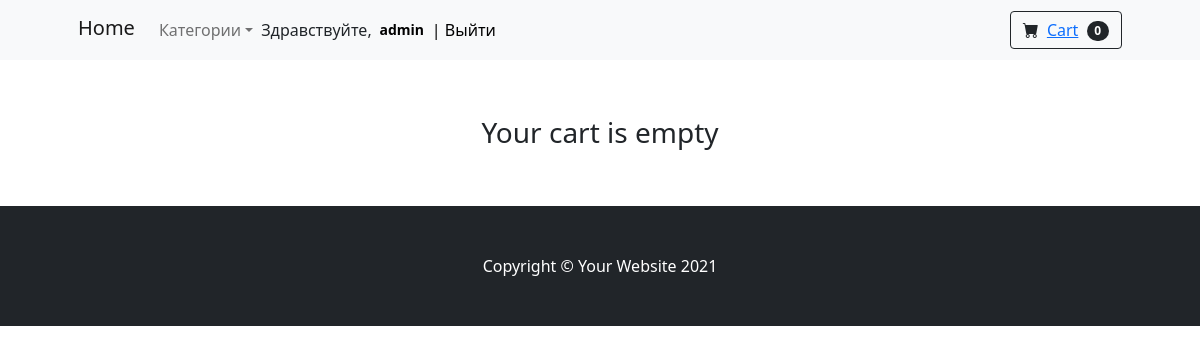
The app's page /cart/ (signed in), older data.
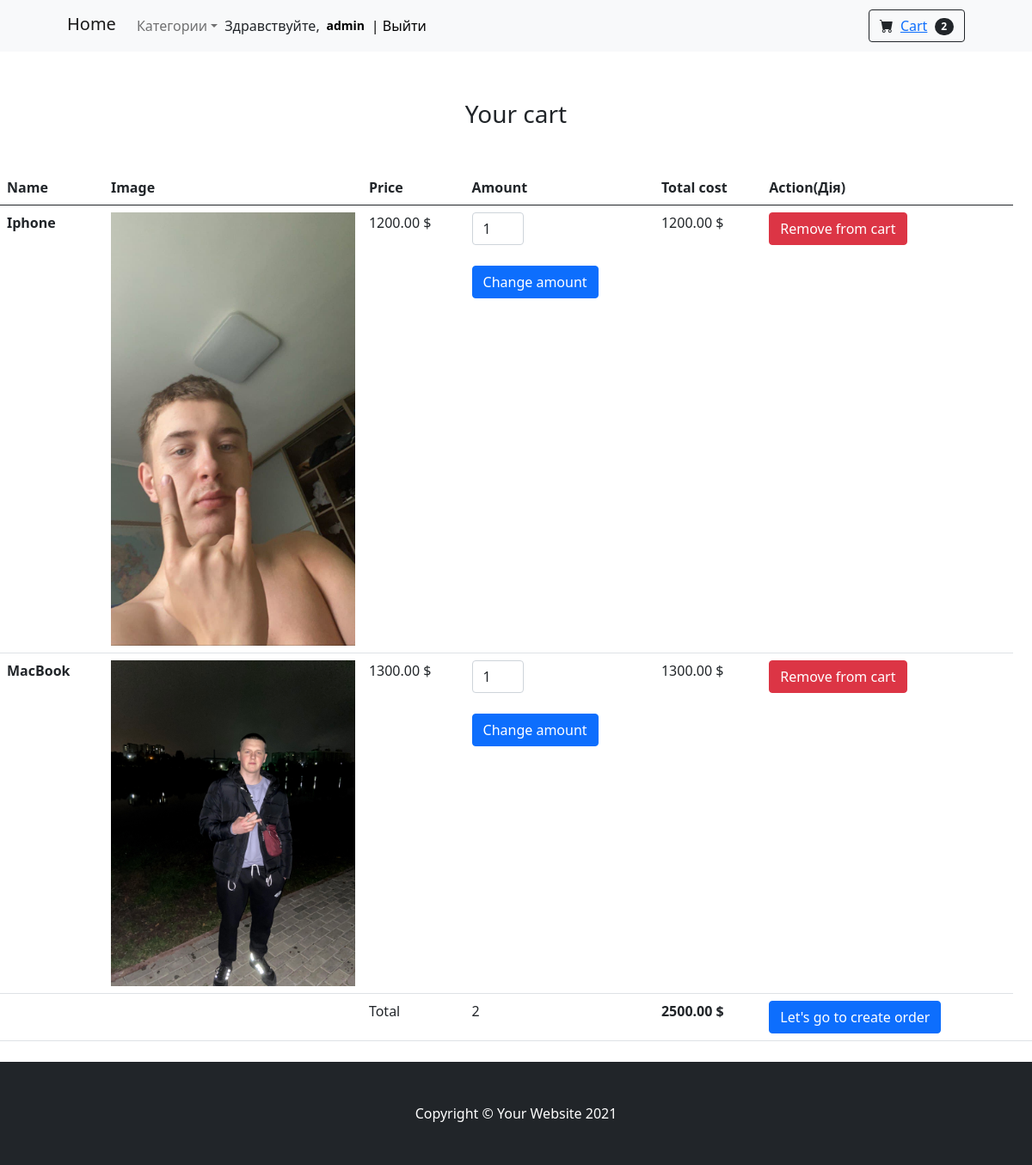
The same page, newer data.
### mainapp/models.py (models this page shows, shortened)
class Cart(models.Model):
    owner = models.ForeignKey("Customer", null=True, verbose_name="Owner", on_delete=models.CASCADE)
    products = models.ManyToManyField(CartProduct, blank=True, related_name="related_cart")
    total_products = models.PositiveIntegerField(default=0)
    final_price = models.DecimalField(max_digits=10, default=0, decimal_places=2, verbose_name="Total price")
    in_order = models.BooleanField(default=False)
    for_anonymous_user = models.BooleanField(default=False)

class CartProduct(models.Model):
    user = models.ForeignKey("Customer", verbose_name="Customer", on_delete=models.CASCADE)
    cart = models.ForeignKey("Cart", verbose_name="Cart", on_delete=models.CASCADE, related_name="related_products")
    product = models.ForeignKey(Product, verbose_name="Product", on_delete=models.CASCADE)
    qty = models.PositiveIntegerField(default=1)
    final_price = models.DecimalField(max_digits=10, decimal_places=2, verbose_name="Total price")

class Product(models.Model):
    MIN_RESOLUTION = (0, 0)
    MAX_RESOLUTION = (8000, 8000)
    category = models.ForeignKey(Category, verbose_name="Category", on_delete=models.CASCADE)
    title = models.CharField(max_length=256, verbose_name="Name of product")
    slug = models.SlugField(max_length=256)
    image = models.ImageField(upload_to="products/%Y/%m/%d", blank=True, verbose_name="Image")
    description = models.TextField(blank=True, verbose_name="Description")
    price = models.DecimalField(max_digits=10, decimal_places=2, verbose_name="Price")
    features = models.ManyToManyField("specs.ProductFeatures", blank=True, related_name='features_for_product')
    available = models.BooleanField(default=True)
    created = models.DateTimeField(auto_now_add=True)
    updated = models.DateTimeField(auto_now=True)

### mainapp/views.py (the view)
# urls.py: path("cart/", CartView.as_view(), name="cart"),
class CartView(CartMixin, View):
    def get(self, request, *args, **kwargs):
        categories = Category.objects.all()
        context = {
            "cart": self.cart,
            "categories": categories
        }
        return render(request, "cart.html", context)

### mainapp/mixins.py (called while the page is built)
    def dispatch(self, request, *args, **kwargs):
        if request.user.is_authenticated:
            customer = Customer.objects.filter(user=request.user).first()
            if not customer:
                customer = Customer.objects.create(
                    user=request.user
                )
            cart = Cart.objects.filter(owner=customer, in_order=False).first()
            if not cart:
                cart = Cart.objects.create(owner=customer)
        else:
            cart = Cart.objects.filter(for_anonymous_user=True).first
            if not cart:
                cart = Cart.objects.create(for_anonymous_user=True)
        self.cart = cart
        return super().dispatch(request, *args, **kwargs)

### mainapp/models.py (called while the page is built)
    def get_absolute_url(self):
        return reverse('category_detail', kwargs={'slug': self.slug})

### mainapp/templates/cart.html (shortened to what this page needs)
{% extends 'base.html' %}
{% block content %}
<h3 class="text-center mt-5 mb-5">Your cart {% if not cart.products.count %}is empty{% endif %}</h3>
{% if cart.products.count %}
<table class="table">
  <thead>
    <tr>
      <th scope="col">Name</th>
      <th scope="col">Image</th>
      <th scope="col">Price</th>
      <th scope="col">Amount</th>
      <th scope="col">Total cost</th>
      <th scope="col">Action(Дія)</th>
    </tr>
  </thead>
  <tbody>
  {% for item in cart.products.all %}
    <tr>
      <th scope="row">{{ item.product.title }}</th>
      <td class="w-25"><img src="{{ item.product.image.url }}" class="img-fluid"></td>
      <td>{{ item.product.price }} $</td>
      <td>
        <form action="{% url 'change_qty' slug=item.product.slug %}" method="POST">
          <input type="number" class="form-control" name="qty" style="width: 60px" min="1" value="{{ item.qty }}">
          <br>
          <input type="submit" class="btn btn-primary" value="Change amount">
        </form>
      </td>
      <td>{{ item.final_price }} $</td>
      <td>
          <a href="{% url 'delete_from_cart' slug=item.product.slug %}"><button class="btn btn-danger">Remove from cart</button></a>
      </td>
    </tr>
  {% endfor %}
  <tr>
    <td colspan="2"></td>
    <td>Total</td>
    <td>{{ cart.total_products }}</td>
    <td><strong>{{ cart.final_price }} $</strong></td>
    <td><a href="{% url 'checkout' %}"><button class="btn btn-primary">Let's go to create order</button></a><td>
  </tr>
  </tbody>
</table>
{% endif %}
{% endblock content %}

### mainapp/templates/base.html (shortened to what this page needs)
<!DOCTYPE html>
{% load static %}
<html lang="en" xmlns="http://www.w3.org/1999/html">
    <head>
        <link href="https://cdn.jsdelivr.net/npm/bootstrap-icons@1.5.0/font/bootstrap-icons.css" rel="stylesheet" />
        <link href="https://cdn.jsdelivr.net/npm/bootstrap@5.0.2/dist/css/bootstrap.min.css" rel="stylesheet">
    </head>
    <body>
        <nav class="navbar navbar-expand-lg navbar-light bg-light">
            <div class="container px-4 px-lg-5">
                <a class="navbar-brand" style="margin-bottom:4px;" href="{% url 'base' %}">Home</a>
                <div class="collapse navbar-collapse" id="navbarSupportedContent">
                    <ul class="navbar-nav">
                        <li class="nav-item dropdown">
                            <a class="nav-link dropdown-toggle" id="navbarDropdownMenuLink" href="#" role="button" data-bs-toggle="dropdown" aria-expanded="false">Категории</a>
                        </li>
                        <li class="nav-item">
                            {% if request.user.is_authenticated %}
                            <span class="navbar text text-dark">Здравствуйте, <span class="badge badge-danger">
                            <a style="text-decoration: none; font-size:14px; color:black;" href="{% url 'profile' %}">{{ request.user.username }}</a></span><a href="{% url 'logout' %}" style="color:black; text-decoration: none;">| Выйти</a> </span>{% endif %}
                        </li>
                    </ul>
                    <form class="d-flex">
                        <button class="btn btn-outline-dark" type="submit">
                            <i class="bi-cart-fill me-1"></i>
                            <a href="{% url 'cart' %}">Cart</a>
                            <span class="badge bg-dark text-white ms-1 rounded-pill">{{ cart.products.count }}</span>
                        </button>
                    </form>
                </div>
            </div>
        </nav>
        <section class="py-2">
                {% block content %} {% endblock %}
        </section>
        <footer class="py-5 bg-dark">
            <div class="container"><p class="m-0 text-center text-white">Copyright &copy; Your Website 2021</p></div>
        </footer>
    </body>
</html>

Row changes from the older to the newer data that the page shows:
changed Cart: products.count "0" → "2"; total_products (not shown) → "2"; final_price (not shown) → "2500.00"
added CartProduct: product "Iphone", product.image (picture), product.price "1200.00", qty "1", final_price "1200.00"
added CartProduct: product "MacBook", product.image (picture), product.price "1300.00", qty "1", final_price "1300.00"
Text that changed along with them:
text no longer shown: "is empty"
text now shown: "Name Image Price Amount Total cost Action(Дія) Total $ Let's go to create order"
